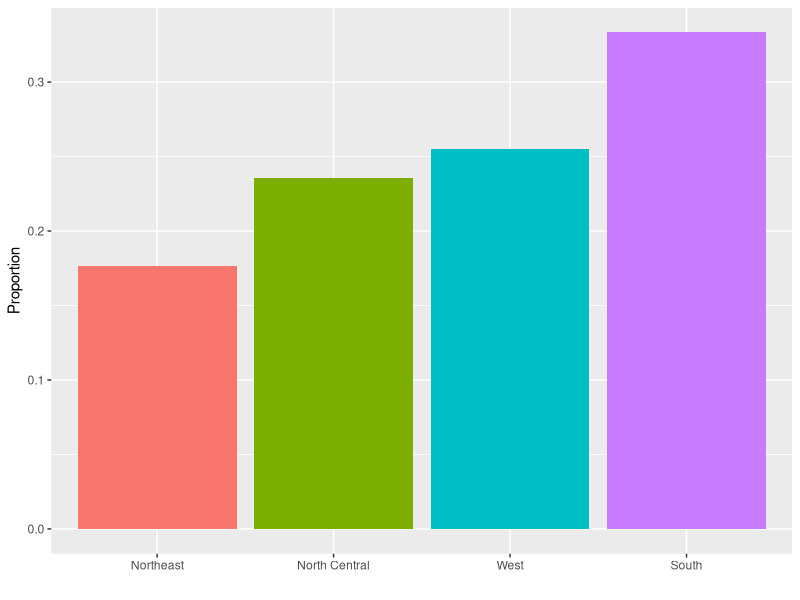
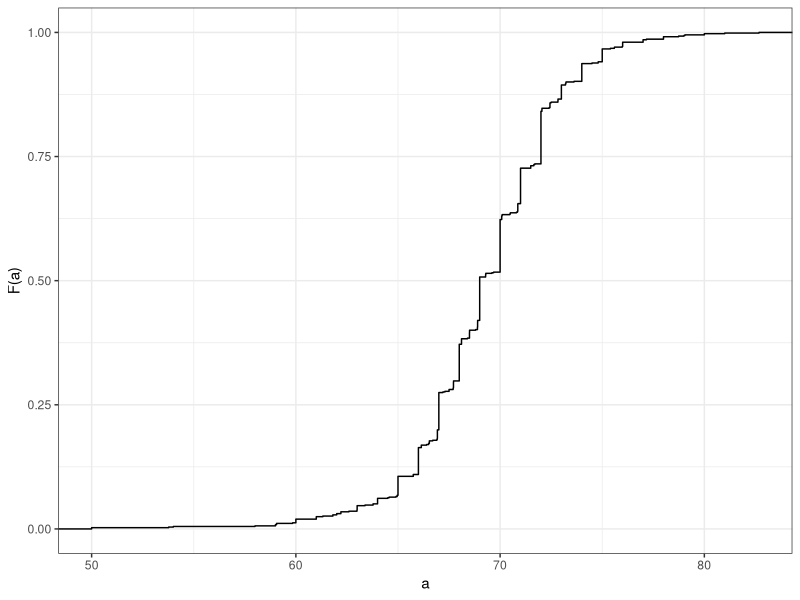
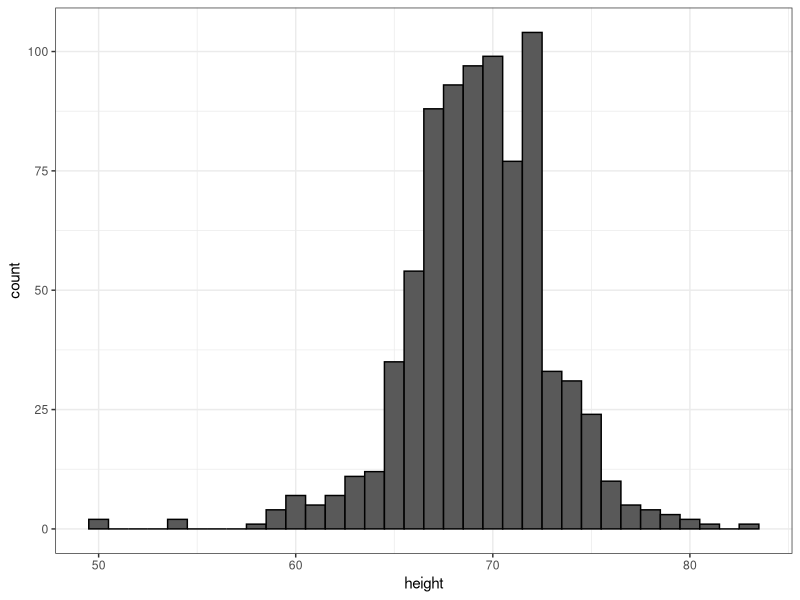
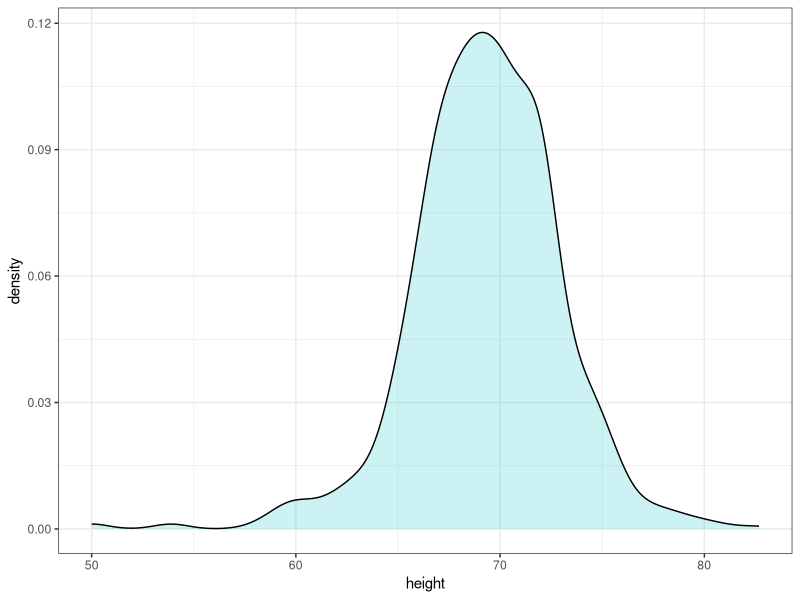
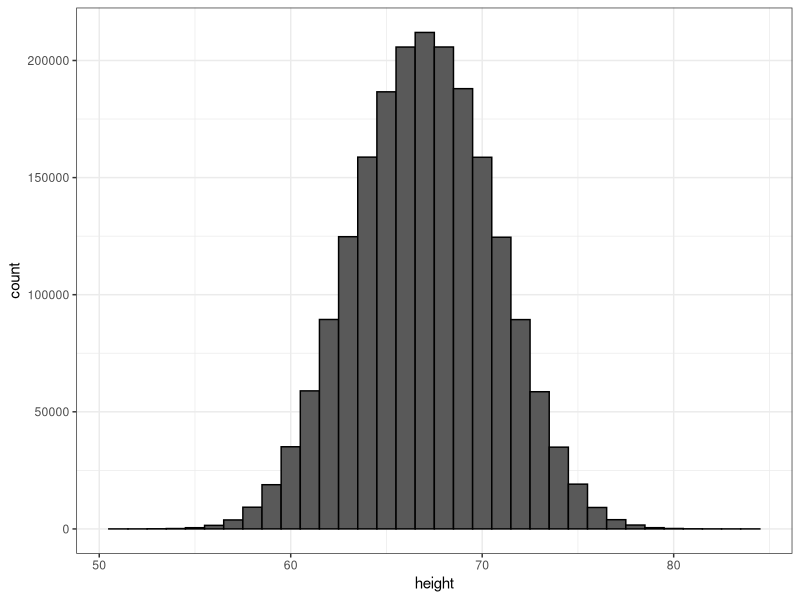
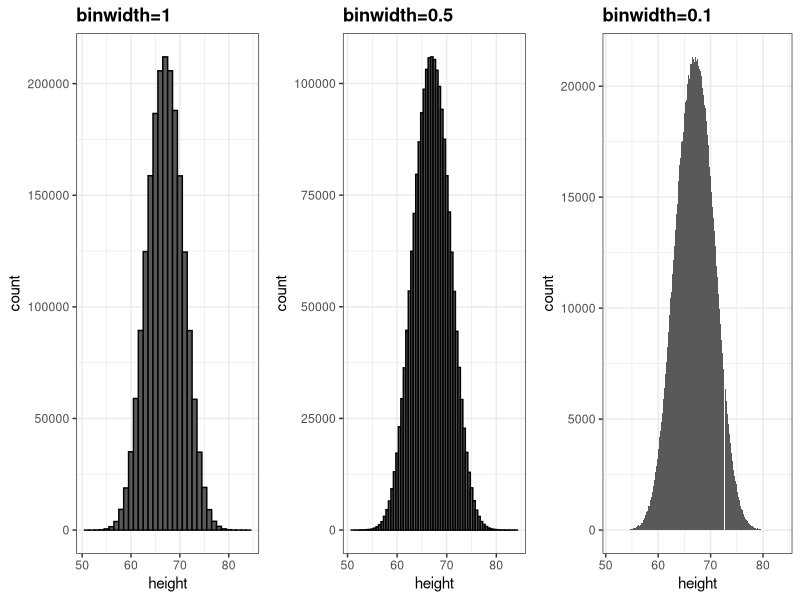
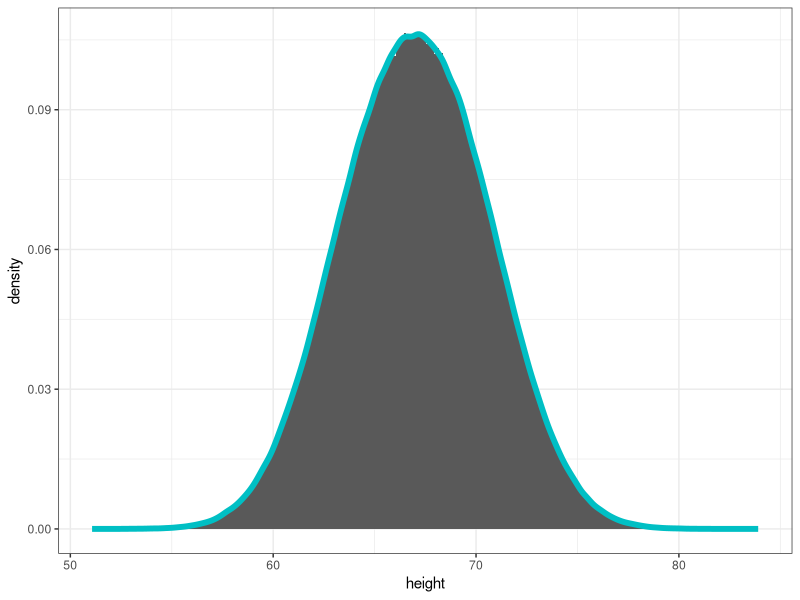
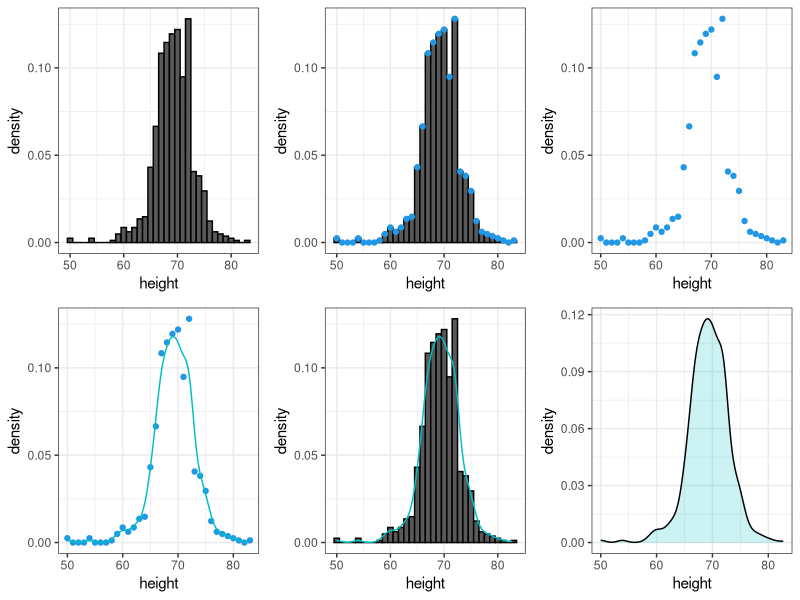

Source code (R) for these figures, in order:
## ---- chunk 1
library(tidyverse)
## ---- chunk 2
library(dslabs)
data(heights)
head(heights)
## ---- chunk 3
prop.table(table(heights$sex))
## ---- chunk 4
murders %>% group_by(region) %>%
  summarize(n = n()) %>%
  mutate(Proportion = n/sum(n), 
         region = reorder(region, Proportion)) %>%
  ggplot(aes(x=region, y=Proportion, fill=region)) + 
  geom_bar(stat = "identity", show.legend = FALSE) + 
  xlab("")
## ---- chunk 5
ds_theme_set()
heights %>% filter(sex=="Male") %>% ggplot(aes(height)) + 
  stat_ecdf() +
  ylab("F(a)") + xlab("a")
## ---- chunk 6
heights %>% 
  filter(sex=="Male") %>% 
  ggplot(aes(height)) + 
  geom_histogram(binwidth = 1, color = "black")
## ---- chunk 7
heights %>% 
  filter(sex=="Male") %>% 
  ggplot(aes(height)) + 
  geom_density(alpha=.2, fill= "#00BFC4")  
## ---- chunk 8
set.seed(1988)
x <- data.frame(height = c(rnorm(1000000,69,3), rnorm(1000000,65,3)))
x %>% ggplot(aes(height)) + geom_histogram(binwidth = 1, color = "black")
## ---- chunk 9
p1 <- x %>% ggplot(aes(height)) + geom_histogram(binwidth = 1, color = "black") + ggtitle("binwidth=1")
p2 <- x %>% ggplot(aes(height)) + geom_histogram(binwidth = 0.5, color="black") + ggtitle("binwidth=0.5") 
p3 <- x %>% ggplot(aes(height)) + geom_histogram(binwidth = 0.1) + ggtitle("binwidth=0.1")
library(gridExtra)
grid.arrange(p1, p2, p3, nrow = 1)
## ---- chunk 10
x %>% ggplot(aes(height)) + 
  geom_histogram(aes(y=..density..), binwidth = 0.1) +
  geom_density(col="#00BFC4", lwd = 2)
## ---- chunk 11
hist1 <- heights %>% 
  filter(sex=="Male") %>% 
  ggplot(aes(height)) +
  geom_histogram(aes(y=..density..), binwidth = 1, color="black") 
hist2 <- hist1 +
  geom_density(col="#00BFC4")
hist3 <- hist1 + 
  geom_point(data = ggplot_build(hist2)$data[[1]], aes(x,y), col = 4)
hist4 <- ggplot() + geom_point(data = ggplot_build(hist2)$data[[1]], aes(x,y), col = 4) + 
  xlab("height") + ylab("density")
hist5 <- hist4 + geom_line(data = ggplot_build(hist2)$data[[2]], aes(x,y), col="#00BFC4")
hist6 <- heights %>% 
  filter(sex=="Male") %>% 
  ggplot(aes(height)) +
  geom_density(alpha = 0.2, fill="#00BFC4")
grid.arrange(hist1, hist3, hist4, hist5, hist2, hist6, nrow=2)
## ---- chunk 12
p1 <- heights %>% 
  filter(sex=="Male")%>% ggplot(aes(height)) +
  geom_histogram(aes(y=..density..), binwidth = 1) + 
  geom_density(col="#00BFC4", adjust = 0.5)

p2 <- heights %>% 
  filter(sex=="Male") %>% ggplot(aes(height)) +
  geom_histogram(aes(y=..density..), binwidth = 1) + 
  geom_density(col="#00BFC4", adjust = 2)

grid.arrange(p1,p2, ncol=2)
## ---- chunk 13
d <- with(heights, density(height[sex=="Male"]))
tmp <- data.frame(height=d$x, density=d$y)
tmp %>% ggplot(aes(height,density)) + geom_line() + 
  geom_area(aes(x=height,y=density), data = filter(tmp, between(height, 65, 68)), alpha=0.2, fill="#00BFC4")
## ---- chunk 14
heights %>% 
  filter(sex=="Male") %>% 
  ggplot(aes(height)) + 
  geom_density(alpha=.2, fill= "#00BFC4")  
## ---- chunk 15
heights %>% 
  ggplot(aes(height, fill=sex)) + 
  geom_density(alpha = 0.2)
## ---- chunk 16
    library(dslabs)
    ds_theme_set()
    data(murders)
    murders %>% group_by(region) %>%
      summarize(n = n()) %>%
      mutate(Proportion = n/sum(n), 
             region = reorder(region, Proportion)) %>%
      ggplot(aes(x=region, y=Proportion, fill=region)) + 
      geom_bar(stat = "identity", show.legend = FALSE) + 
      xlab("")
## ---- chunk 17
    heights %>% filter(sex=="Male") %>% ggplot(aes(height)) + 
      stat_ecdf() +
      ylab("F(a)") + xlab("a")
## ---- chunk 18
    murders %>% mutate(murder_rate = total/population * 10^5) %>%
      ggplot(aes(murder_rate)) + 
      stat_ecdf() +
      ylab("F(a)") + xlab("a")
## ---- chunk 19
    heights %>% 
      filter(sex=="Male") %>% 
      ggplot(aes(height)) + 
      geom_histogram(binwidth = 1, color = "black")
## ---- chunk 20
    murders %>% ggplot(aes(x=population/10^6)) + 
      geom_density(fill = "grey") + 
      scale_x_log10() +
      xlab("Population in millions")
## ---- chunk 21
    library(gridExtra)
    p1 <- murders %>% ggplot(aes(x=population/10^6)) + 
      geom_density(fill = "grey", bw = 5) + xlab("Population in millions") + ggtitle("1")
    p2 <- murders %>% ggplot(aes(x=population/10^6)) + 
      geom_density(fill = "grey", bw = .05) + scale_x_log10() + xlab("Population in millions") + ggtitle("2")
    p3 <- murders %>% ggplot(aes(x=population/10^6)) + 
      geom_density(fill = "grey", bw = 1) + scale_x_log10() + xlab("Population in millions") + ggtitle("3")
    grid.arrange(p1,p2,p3,ncol=2)
## ---- chunk 22
mu <- 0; s <- 1
norm_dist <- data.frame(x=seq(-4,4,len=50)*s+mu) %>% mutate(density=dnorm(x,mu,s))
norm_dist %>% ggplot(aes(x,density)) + geom_line()
## ---- chunk 23
m <- sum(x) / length(x)
## ---- chunk 24
s <- sqrt(sum((x-mu)^2) / length(x))
## ---- chunk 25
index <- heights$sex=="Male"
x <- heights$height[index]
## ---- chunk 26
m <- mean(x)
s <- sd(x)
c(average = m, sd = s)
## ---- chunk 27
norm_dist <- data.frame(x = seq(-4, 4, len=50)*s + m) %>% 
  mutate(density = dnorm(x, m, s))

heights %>% filter(sex=="Male") %>% ggplot(aes(height)) +
  geom_density(fill="#0099FF") +
  geom_line(aes(x, density),  data = norm_dist, lwd=1.5) 
## ---- chunk 28
z <- scale(x)
## ---- chunk 29
mean(abs(z) < 2)
## ---- chunk 30
mean(x <= 69.5)
## ---- chunk 31
p <- seq(0.05, 0.95, 0.05)
## ---- chunk 32
sample_quantiles <- quantile(x, p)
## ---- chunk 33
theoretical_quantiles <- qnorm(p, mean = mean(x), sd = sd(x))
## ---- chunk 34
qplot(theoretical_quantiles, sample_quantiles) + geom_abline()
## ---- chunk 35
data(murders)
murders <- murders %>% mutate(rate = total/population*100000)
library(gridExtra)
p1 <- murders %>% ggplot(aes(x=rate)) + geom_histogram(binwidth = 1) + ggtitle("Histogram")
p2 <- murders %>% ggplot(aes(sample=rate)) + 
  geom_qq(dparams=summarize(murders, mean=mean(rate), sd=sd(rate))) +
  geom_abline() + ggtitle("QQ-plot")
grid.arrange(p1, p2, ncol = 2)
## ---- chunk 36
murders %>% ggplot(aes("",rate)) + geom_boxplot() +
  coord_cartesian(xlim = c(0, 2)) + xlab("")
## ---- chunk 37
heights %>% ggplot(aes(x=sex, y=height, fill=sex)) +
  geom_boxplot()
## ---- chunk 38
p1 <- heights %>% filter(sex=="Female") %>%
  ggplot(aes(height)) +
  geom_density(fill="#F8766D") 
p2 <- heights %>% filter(sex=="Female") %>% 
  ggplot(aes(sample=scale(height))) +
  geom_qq() + geom_abline() + ylab("Standard Units")
grid.arrange(p1, p2, ncol=2)
## ---- chunk 39
heights %>% filter(sex=="Female") %>% top_n(5, desc(height)) %>% pull(height)
## ---- chunk 40
    library(tidyverse)
    library(dslabs)
    ds_theme_set()
    data(gapminder)
    tab <- gapminder %>% filter(year == 2010) %>% group_by(continent) %>% select(continent, population)  
    tab %>% ggplot(aes(x=continent, y=population/10^6)) + 
      geom_boxplot() + 
      scale_y_continuous(trans = "log10", breaks = c(1,10,100,1000)) + ylab("Population in millions")
## ---- chunk 41
murders %>% ggplot(aes(region)) + geom_bar()
## ---- chunk 42
data(murders)
tab <- murders %>% 
  count(region) %>% 
  mutate(proportion = n/sum(n))
tab
## ---- chunk 43
tab %>% ggplot(aes(region, proportion)) + geom_bar(stat = "identity")
## ---- chunk 44
heights %>% 
  filter(sex == "Female") %>% 
  ggplot(aes(height)) +
  geom_histogram(binwidth = 1, fill = "blue", col = "black") +
  xlab("Male heights in inches") + 
  ggtitle("Histogram")
## ---- chunk 45
heights %>% 
  filter(sex == "Female") %>%
  ggplot(aes(height)) +
  geom_density(fill="blue")
## ---- chunk 46
heights %>% ggplot(aes(sex, height)) +
  geom_boxplot()
## ---- chunk 47
heights %>% filter(sex=="Male") %>%
  ggplot(aes(sample = height)) +
  geom_qq()
## ---- chunk 48
params <- heights %>% filter(sex=="Male") %>%
  summarize(mean = mean(height), sd = sd(height))

heights %>% filter(sex=="Male") %>%
  ggplot(aes(sample = height)) +
  geom_qq(dparams = params) +
  geom_abline()
## ---- chunk 49
x <- expand.grid(x = 1:12, y = 1:10) %>% 
  mutate(z = 1:120) 
## ---- chunk 50
x %>% ggplot(aes(x, y, fill = z)) + 
  geom_raster() + 
  scale_fill_gradientn(colors =  terrain.colors(10))
## ---- chunk 51
x <- heights %>% 
  filter(sex=="Male") %>% 
  pull(height)
## ---- chunk 52
qplot(x)
## ---- chunk 53
qplot(sample = scale(x)) + geom_abline()
## ---- chunk 54
heights %>% qplot(sex, height, data = .)
## ---- chunk 55
heights %>% qplot(sex, height, data = ., geom = "boxplot")
## ---- chunk 56
qplot(x, geom = "density")
## ---- chunk 57
qplot(x, bins=15, color = I("black"), xlab = "Population")
